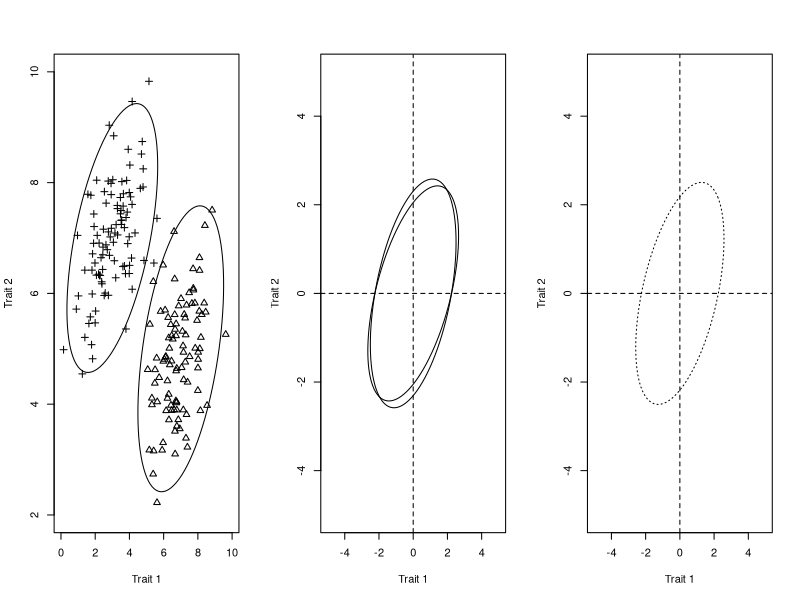
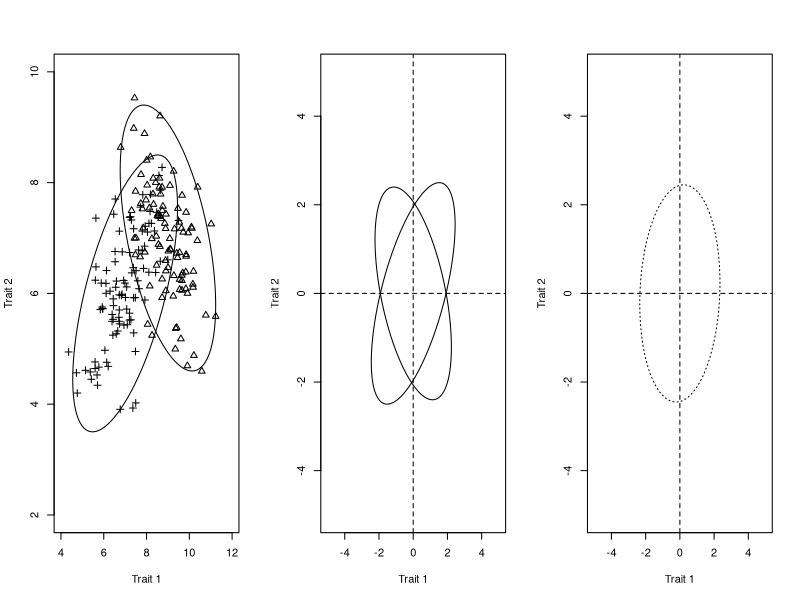

Write the R code that produced these figures, in order.
library(mnormt)
library(ellipse)


g1<-rmnorm(100, mean=c(7,5), varcov=matrix(c(1,0.5,0.5,1),2,2))
g2<-rmnorm(100, mean=c(3,7), varcov=matrix(c(1,0.5,0.5,1),2,2))


layout(matrix(1:3,1,3))
plot(NA,type="n", xlim=c(0,10), ylim=c(2,10), xlab="Trait 1", ylab="Trait 2")
points(g1, pch=2)
points(g2, pch=3)
polygon(ellipse(var(g1),centre= c(7,5)))
polygon(ellipse(var(g2),centre= c(3,7)))

plot(NA,type="n", xlim=c(-5,5), ylim=c(-5,5), xlab="Trait 1", ylab="Trait 2")
abline(h=0, lty=2)
abline(v=0, lty=2)

polygon(ellipse(var(g1)))
polygon(ellipse(var(g2)))

plot(NA,type="n", xlim=c(-5,5), ylim=c(-5,5), xlab="Trait 1", ylab="Trait 2")
abline(h=0, lty=2)
abline(v=0, lty=2)

lmt<-lm(rbind(g1,g2)~rep(c("A","B"), each=100))

varRes<-(t(lmt$residuals)%*%lmt$residuals)/lmt$df.residual
polygon(ellipse(varRes), lty=3)

dev.copy2pdf(file="fig1.pdf")
dev.print(png, file="fig1.pdf")

###########################


g1<-rmnorm(100, mean=c(9,7), varcov=matrix(c(1,-0.5,-0.5,1),2,2))
g2<-rmnorm(100, mean=c(7,6), varcov=matrix(c(1,0.5,0.5,1),2,2))


layout(matrix(1:3,1,3))
plot(NA,type="n", xlim=c(4,12), ylim=c(2,10), xlab="Trait 1", ylab="Trait 2")
points(g1, pch=2)
points(g2, pch=3)
polygon(ellipse(var(g1),centre= c(9,7)))
polygon(ellipse(var(g2),centre= c(7,6)))

plot(NA,type="n", xlim=c(-5,5), ylim=c(-5,5), xlab="Trait 1", ylab="Trait 2")
abline(h=0, lty=2)
abline(v=0, lty=2)

polygon(ellipse(var(g1)))
polygon(ellipse(var(g2)))

plot(NA,type="n", xlim=c(-5,5), ylim=c(-5,5), xlab="Trait 1", ylab="Trait 2")
abline(h=0, lty=2)
abline(v=0, lty=2)

lmt<-lm(rbind(g1,g2)~rep(c("A","B"), each=100))

varRes<-(t(lmt$residuals)%*%lmt$residuals)/lmt$df.residual
polygon(ellipse(varRes), lty=3)


dev.copy2pdf(file="fig3.pdf")
